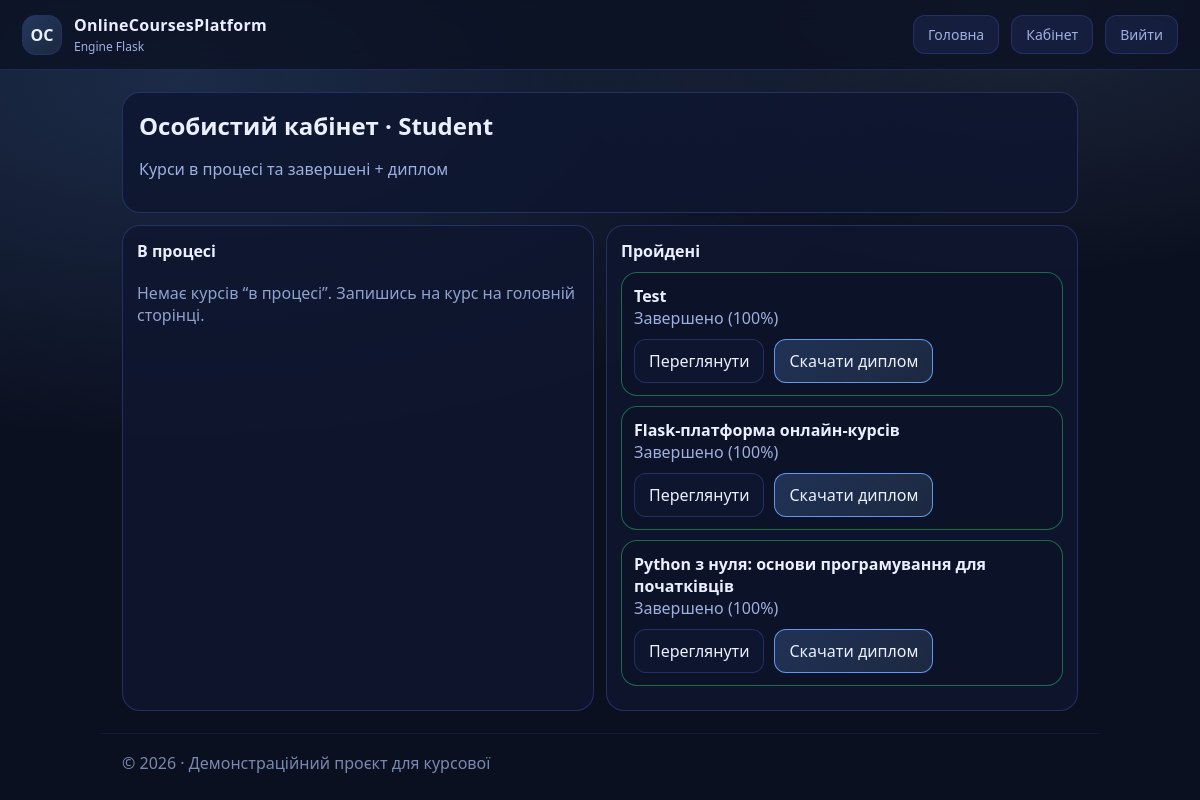
The page /dashboard (signed in) on the database its author committed.
### models.py (models this page shows)
class Course(db.Model):
    id = db.Column(db.Integer, primary_key=True)
    title = db.Column(db.String(200), nullable=False)
    description = db.Column(db.Text, nullable=True)
    teacher_id = db.Column(db.Integer, db.ForeignKey("user.id"), nullable=False)
    created_at = db.Column(db.DateTime, default=datetime.utcnow)
    is_published = db.Column(db.Boolean, default=True)

### routes.py (the view)
@app.get("/dashboard")
@login_required
def dashboard():
    if current_user.role == "student":
        enrolls = Enrollment.query.filter_by(student_id=current_user.id).order_by(Enrollment.enrolled_at.desc()).all()
        ongoing = []
        completed = []
        for e in enrolls:
            course = Course.query.get(e.course_id)
            if not course:
                continue
            prog = course_progress(current_user.id, course.id)
            item = {
                "course": course,
                "percent": prog["percent"],
                "enrolled_at": e.enrolled_at,
                "is_done": prog["percent"] >= 100,
            }
            if item["is_done"]:
                completed.append(item)
            else:
                ongoing.append(item)
        return render_template("dashboard_student.html", ongoing=ongoing, completed=completed)
    my_courses = Course.query.filter_by(teacher_id=current_user.id).order_by(Course.created_at.desc()).all()
    return render_template("dashboard_teacher.html", my_courses=my_courses)

### helpers.py (called while the page is built, shortened)
def seed_once():
    db.create_all()
    if User.query.first():
        return

def course_progress(student_id: int, course_id: int) -> dict:
    strategy = get_progress_strategy(course_id)
    return strategy.calculate(student_id, course_id)

### models.py (called while the page is built)
@login_manager.user_loader
def load_user(user_id):
    return User.query.get(int(user_id))

### patterns.py (called while the page is built)
def get_progress_strategy(course_id: int) -> ProgressStrategy:
    has_any_quiz = (
        db.session.query(Quiz.id)
        .join(Lesson, Quiz.lesson_id == Lesson.id)
        .join(Module, Lesson.module_id == Module.id)
        .filter(Module.course_id == course_id)
        .first()
        is not None
    )
    if has_any_quiz:
        return QuizAwareProgressStrategy()
    return SimpleProgressStrategy()

### routes.py (called while the page is built)
@app.before_request
def _seed():
    seed_once()

### templates/dashboard_student.html (shortened to what this page needs)
{% extends "base.html" %}
{% block page_css %}
<link rel="stylesheet" href="{{ url_for('static', filename='css/dashboard.css') }}">
{% endblock %}
{% block content %}
<section class="dash-head">
  <div>
    <h1>Особистий кабінет · Student</h1>
    <p class="muted">Курси в процесі та завершені + диплом</p>
  </div>
</section>
<section class="dash-grid">
  <div class="panel">
    <div class="panel-title">В процесі</div>
    {% if ongoing|length == 0 %}
      <div class="empty">Немає курсів “в процесі”. Запишись на курс на головній сторінці.</div>
    {% endif %}
  </div>
  <div class="panel">
    <div class="panel-title">Пройдені</div>
    {% if completed|length == 0 %}
      <div class="empty">Поки немає завершених курсів (потрібно 100%).</div>
    {% else %}
      {% for x in completed %}
        <article class="course-card done">
          <div>
            <div class="course-title">{{ x.course.title }}</div>
            <div class="muted"> Завершено (100%)</div>
          </div>
          <div class="actions">
            <a class="btn" href="{{ url_for('course_view', course_id=x.course.id) }}">Переглянути</a>
            <a class="btn btn-primary" href="{{ url_for('certificate', course_id=x.course.id) }}">Скачати диплом</a>
          </div>
        </article>
      {% endfor %}
    {% endif %}
  </div>
</section>
{% endblock %}

### static/css/base.css (style rules this page uses)
:root { --bg:#0b1020; --card:#0f1730; --stroke:#27326b; --text:#eaf0ff; --muted:#9fb0e0; --primary:#6aa5ff; --primary2:#9ad0ff; --ok:#2ed47a; }
* { box-sizing:border-box; }
html,body { height:100%; }
body { margin:0; color:var(--text); background: radial-gradient(1200px 600px at 15% 10%, rgba(106,165,255,.18), transparent 60%), radial-gradient(900px 500px at 85% 0%, rgba(154,208,255,.12), transparent 55%), var(--bg); font-family: system-ui, -apple-system, Segoe UI, Roboto, Arial, sans-serif; }
a { color:inherit; text-decoration:none; }
.btn { padding:10px 14px; border-radius:12px; border:1px solid rgba(39,50,107,.9); background: rgba(15,23,48,.9); color:var(--text); cursor:pointer; display:inline-flex; align-items:center; gap:8px; transition: all .18s ease; }
.btn-primary { border-color: rgba(106,165,255,.9); background: linear-gradient( 135deg, rgba(106,165,255,.22), rgba(154,208,255,.12) ); }
.muted { color:var(--muted); }

### static/css/dashboard.css (style rules this page uses)
.dash-head { padding:16px; border-radius:18px; background: rgba(15,23,48,.86); border:1px solid rgba(39,50,107,.9); display:flex; justify-content:space-between; align-items:flex-start; gap:12px; }
.dash-head h1 { margin:0; font-size:24px; }
.dash-grid { margin-top:12px; display:grid; grid-template-columns: 1fr 1fr; gap:12px; }
.panel { padding:14px; border-radius:18px; background: rgba(15,23,48,.82); border:1px solid rgba(39,50,107,.9); }
.panel-title { font-weight:800; margin-bottom:10px; }
.empty { color: rgba(159,176,224,.9); padding:10px 0; }
.course-card, .course-row { padding:12px; border-radius:16px; border:1px solid rgba(39,50,107,.75); background: rgba(11,16,32,.35); display:grid; gap:10px; margin-bottom:10px; }
.course-card.done { border-color: rgba(46,212,122,.45); }
.course-title { font-weight:800; }
.actions { display:flex; gap:10px; flex-wrap:wrap; align-items:center; }

### rows shown on the page
Course: course "Test"
Course: course "Flask-платформа онлайн-курсів"
Course: course "Python з нуля: основи програмування для початківців"

### other values the page prints
{{ 2026 }} "2026"
